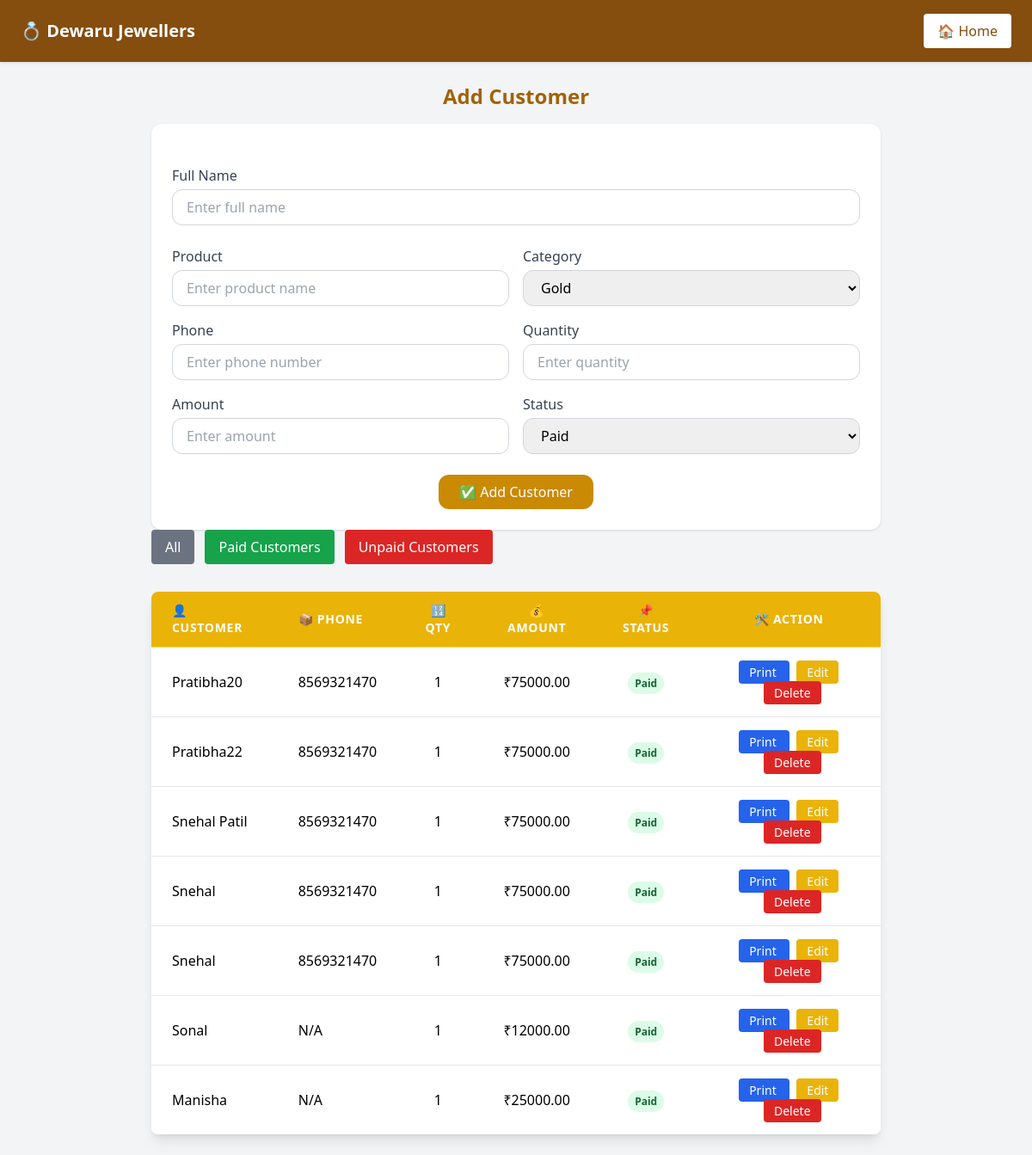
The app's page /add-customer/?status=Paid (signed in) with its own data.
### app_devaru/models.py (models this page shows, shortened)
class Customer(models.Model):
    name = models.CharField(max_length=100)
    product = models.CharField(max_length=100)
    category = models.CharField(max_length=50)
    phone = models.CharField(max_length=15, default='N/A')
    quantity = models.PositiveIntegerField()
    amount = models.DecimalField(max_digits=10, decimal_places=2)
    status = models.CharField(max_length=20, choices=[('Paid', 'Paid'), ('Pending', 'Pending')])

### app_devaru/views.py (the view, shortened to what this page needs)
# urls.py: path('add-customer/', views.add_customer, name='add_customer'),
@login_required
def add_customer(request):
    status_filter = request.GET.get('status')
    customers = Customer.objects.all().order_by('-id')
    if status_filter:
        customers = customers.filter(status=status_filter)
    return render(request, 'add_customer.html', {
        'form': CustomerForm(),
        'customers': customers,
        'selected_status': status_filter
    })

### app_devaru/forms.py
class CustomerForm(forms.ModelForm):
    class Meta:
        model = Customer
        fields = ['name', 'product','category', 'phone', 'quantity', 'amount', 'status']

### templates/add_customer.html (shortened to what this page needs)
<!DOCTYPE html>
<html lang="en">
<head>
    <script src="https://cdn.tailwindcss.com"></script>
</head>
<body class="bg-gray-100">
<nav class="bg-yellow-800 text-white px-6 py-4 flex justify-between items-center shadow">
    <h1 class="text-xl font-bold">💍 Dewaru Jewellers</h1>
    <a href="{% url 'home' %}" class="bg-white text-yellow-800 px-4 py-2 rounded hover:bg-yellow-100">🏠 Home</a>
</nav>
<div class="max-w-4xl mx-auto p-6">
    <h2 class="text-2xl font-bold text-center text-yellow-700 mb-4">Add Customer</h2>
    <form method="POST" class="space-y-6 bg-white p-6 rounded-xl shadow">
    <div>
        <label for="name" class="block text-gray-700 font-medium">Full Name</label>
        <input type="text" name="name" id="name" required
            class="w-full mt-1 px-4 py-2 border border-gray-300 rounded-xl focus:outline-none focus:ring-2 focus:ring-yellow-600"
            placeholder="Enter full name">
    </div>
    <div class="grid grid-cols-1 md:grid-cols-2 gap-4">
        <div>
            <label for="product" class="block text-gray-700 font-medium">Product</label>
            <input type="text" name="product" id="product" required
                class="w-full mt-1 px-4 py-2 border border-gray-300 rounded-xl focus:outline-none focus:ring-2 focus:ring-yellow-600"
                placeholder="Enter product name">
        </div>
        <div>
            <label for="category" class="block text-gray-700 font-medium">Category</label>
            <select name="category" id="category" required
                class="w-full mt-1 px-4 py-2 border border-gray-300 rounded-xl focus:outline-none focus:ring-2 focus:ring-yellow-600">
                <option value="Gold">Gold</option>
            </select>
        </div>
        <div>
            <label for="phone" class="block text-gray-700 font-medium">Phone</label>
            <input type="text" name="phone" id="phone" required
                class="w-full mt-1 px-4 py-2 border border-gray-300 rounded-xl focus:outline-none focus:ring-2 focus:ring-yellow-600"
                placeholder="Enter phone number">
        </div>
        <div>
            <label for="quantity" class="block text-gray-700 font-medium">Quantity</label>
            <input type="number" name="quantity" id="quantity" required
                class="w-full mt-1 px-4 py-2 border border-gray-300 rounded-xl focus:outline-none focus:ring-2 focus:ring-yellow-600"
                placeholder="Enter quantity">
        </div>
        <div>
            <label for="amount" class="block text-gray-700 font-medium">Amount</label>
            <input type="number" name="amount" id="amount" step="0.01" required
                class="w-full mt-1 px-4 py-2 border border-gray-300 rounded-xl focus:outline-none focus:ring-2 focus:ring-yellow-600"
                placeholder="Enter amount">
        </div>
        <div>
            <label for="status" class="block text-gray-700 font-medium">Status</label>
            <select name="status" id="status"
                class="w-full mt-1 px-4 py-2 border border-gray-300 rounded-xl focus:outline-none focus:ring-2 focus:ring-yellow-600">
                <option value="Paid">Paid</option>
            </select>
        </div>
    </div>
    <div class="text-center">
        <button type="submit"
            class="bg-yellow-600 text-white px-6 py-2 rounded-xl hover:bg-yellow-700 transition font-medium">
            ✅ Add Customer
        </button>
    </div>
</form>
     <div class="flex gap-3 mb-4">
    <a href="{% url 'add_customer' %}"
       class="px-4 py-2 rounded bg-gray-500 text-white">
       All
    </a>
    <a href="?status=Paid"
       class="px-4 py-2 rounded bg-green-600 text-white">
       Paid Customers
    </a>
    <a href="?status=Pending"
       class="px-4 py-2 rounded bg-red-600 text-white">
       Unpaid Customers
    </a>
</div>
<div class="bg-white rounded-lg shadow-lg overflow-x-auto mt-8">
    <table class="min-w-full divide-y divide-yellow-300">
        <thead class="bg-yellow-500 text-white text-sm uppercase">
            <tr>
                <th class="px-6 py-3 text-left tracking-wider">👤 Customer</th>
                <th class="px-6 py-3 text-left tracking-wider">📦 Phone</th>
                <th class="px-6 py-3 text-center tracking-wider">🔢 Qty</th>
                <th class="px-6 py-3 text-center tracking-wider">💰 Amount</th>
                <th class="px-6 py-3 text-center tracking-wider">📌 Status</th>
                <th class="px-6 py-3 text-center tracking-wider">🛠 Action</th>
            </tr>
        </thead>
        <tbody class="bg-white divide-y divide-gray-200">
            {% for customer in customers %}
            <tr class="hover:bg-yellow-50">
                <td class="px-6 py-4">{{ customer.name }}</td>
                <td class="px-6 py-4">{{ customer.phone }}</td>
                <td class="px-6 py-4 text-center">{{ customer.quantity }}</td>
                <td class="px-6 py-4 text-center">₹{{ customer.amount }}</td>
                <td class="px-6 py-4 text-center">
                    {% if customer.status == "Paid" %}
                        <span class="bg-green-100 text-green-800 px-2 py-1 rounded-full text-xs font-semibold">Paid</span>
                    {% else %}
                        <span class="bg-red-100 text-red-700 px-2 py-1 rounded-full text-xs font-semibold">Pending</span>
                    {% endif %}
                </td>
                <td class="px-6 py-4 text-center space-x-2">
    <a href="{% url 'print_customer' customer.id %}"
       target="_blank"
       class="bg-blue-600 hover:bg-blue-700 text-white text-sm px-3 py-1 rounded">
       Print
    </a>
    <a href="{% url 'edit_customer' customer.id %}"
       class="bg-yellow-500 hover:bg-yellow-600 text-white text-sm px-3 py-1 rounded">
       Edit
    </a>
    <a href="{% url 'delete_customer' customer.id %}"
       onclick="return confirm('Are you sure?')"
       class="bg-red-600 hover:bg-red-700 text-white text-sm px-3 py-1 rounded">
       Delete
    </a>
</td>
            </tr>
            {% empty %}
            <tr>
                <td colspan="6" class="text-center py-6 text-gray-500">No customer data available.</td>
            </tr>
            {% endfor %}
        </tbody>
    </table>
</div>

### records on screen
Customer: name "Pratibha20", phone "8569321470", quantity "1", amount "75000.00", status "Paid"
Customer: name "Pratibha22", phone "8569321470", quantity "1", amount "75000.00", status "Paid"
Customer: name "Snehal Patil", phone "8569321470", quantity "1", amount "75000.00", status "Paid"
Customer: name "Snehal", phone "8569321470", quantity "1", amount "75000.00", status "Paid"
Customer: name "Snehal", phone "8569321470", quantity "1", amount "75000.00", status "Paid"
Customer: name "Sonal", phone "N/A", quantity "1", amount "12000.00", status "Paid"
Customer: name "Manisha", phone "N/A", quantity "1", amount "25000.00", status "Paid"
